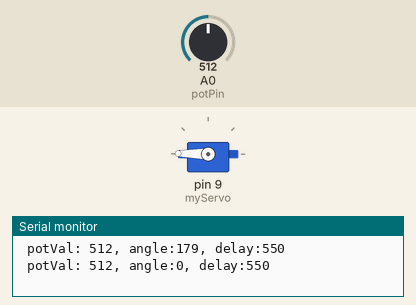
The sketch below on a simulated Arduino Uno, built with avr-gcc and run on an emulated ATmega328P. Parts: servo, the last lines printed to the serial monitor. The inputs (shaded band) are chosen by the test bench; at power-on: A0 (potPin) = 512.

Above: at 1.3 s.
1.4 s: A0 (potPin) set to 156
At 1.77 s:
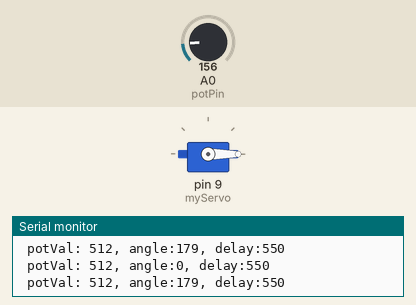
4.5 s: A0 (potPin) set to 142
7.6 s: A0 (potPin) set to 0
At 7.8 s:
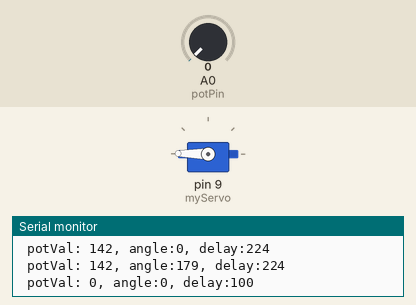
Timing chart, 0 to 16.7 s (numbered marks = the images above; inputs shaded):
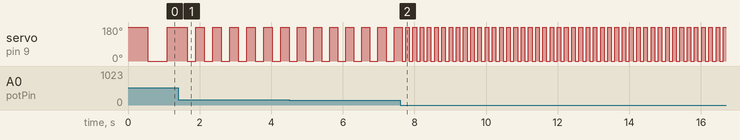

The sketch:

05-servo-motor.ino
```cpp
#include <Servo.h>

Servo myServo;

// potentiometer connection, level, and mapped angle
int const potPin = A0;
int potVal;
int delayV;
bool isDelayIncreasing;
int angle;

void setup() {
  // servo is in digital #9
  myServo.attach(9);
  // setup logging
  Serial.begin(9600);
}

  // flip-flop the motor angle on each loop with varied delay
void loop() {
  // read potentiometer
  potVal = analogRead(potPin);
  // rescale input value
  delayV = map(potVal, 0, 1023, 100, 1000);

  // back & forth
  if (angle == 0){
    angle = 179;
  } else {
    angle = 0;
  }
  myServo.write(angle);
  // interval depends on potentiometer
  delay(delayV);

  Serial.print("\n potVal: ");
  Serial.print(potVal);
  Serial.print(", angle:");
  Serial.print(angle);
  Serial.print(", delay:");
  Serial.print(delayV);
  };
```

Measured:
- after the input at 1.4 s, servo on pin 9 (myServo): alternates 179° for 0.24 s and 0° for 0.24 s, starting after 0.49 s
- after the input at 7.6 s, servo on pin 9 (myServo): alternates 179° for 0.10 s and 0° for 0.10 s, starting after 0.16 s
